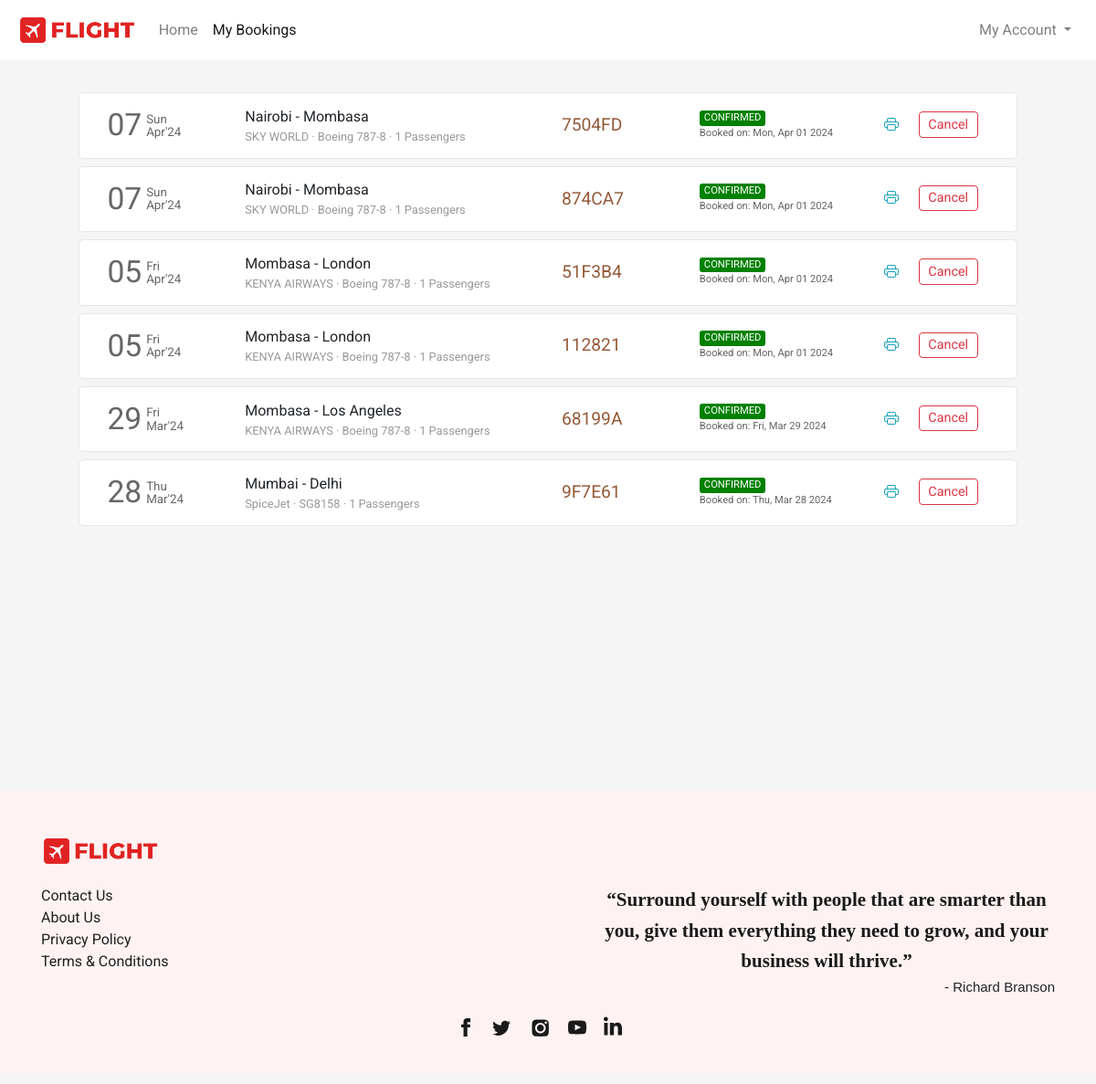
The app's page /flight/bookings (signed in) with its own data.
### flight/models.py (models this page shows, shortened)
class Ticket(models.Model):
    user = models.ForeignKey(User,on_delete=models.CASCADE,related_name="bookings", blank=True, null=True)
    ref_no = models.CharField(max_length=6, unique=True)
    passengers = models.ManyToManyField(Passenger, related_name="flight_tickets")
    flight = models.ForeignKey(Flight, on_delete=models.CASCADE, related_name="tickets", blank=True, null=True)
    flight_ddate = models.DateField(blank=True, null=True)
    flight_adate = models.DateField(blank=True, null=True)
    flight_fare = models.FloatField(blank=True,null=True)
    other_charges = models.FloatField(blank=True,null=True)
    coupon_used = models.CharField(max_length=15,blank=True)
    coupon_discount = models.FloatField(default=0.0)
    total_fare = models.FloatField(blank=True, null=True)
    seat_class = models.CharField(max_length=20, choices=SEAT_CLASS)
    booking_date = models.DateTimeField(default=datetime.now)
    mobile = models.CharField(max_length=20,blank=True)
    email = models.EmailField(max_length=45, blank=True)
    status = models.CharField(max_length=45, choices=TICKET_STATUS)

class Flight(models.Model):
    origin = models.ForeignKey(Place, on_delete=models.CASCADE, related_name="departures")
    destination = models.ForeignKey(Place, on_delete=models.CASCADE, related_name="arrivals")
    depart_time = models.TimeField(auto_now=False, auto_now_add=False)
    depart_day = models.ManyToManyField(Week, related_name="flights_of_the_day")
    duration = models.DurationField(null=True)
    arrival_time = models.TimeField(auto_now=False, auto_now_add=False)
    plane = models.CharField(max_length=24)
    airline = models.CharField(max_length=64)
    economy_fare = models.FloatField(null=True)
    business_fare = models.FloatField(null=True)
    first_fare = models.FloatField(null=True)

class Place(models.Model):
    city = models.CharField(max_length=64)
    airport = models.CharField(max_length=64)
    code = models.CharField(max_length=3)
    country = models.CharField(max_length=64)

### flight/views.py (the view)
# urls.py: path('flight/bookings', views.bookings, name="bookings"),
def bookings(request):
    if request.user.is_authenticated:
        tickets = Ticket.objects.filter(user=request.user).order_by('-booking_date')
        return render(request, 'flight/bookings.html', {
            'page': 'bookings',
            'tickets': tickets
        })
    else:
        return HttpResponseRedirect(reverse('login'))

### flight/templates/flight/bookings.html (shortened to what this page needs)
{% extends 'flight/layout.html' %}
{% load static %}
{% block head %}
    <link rel="stylesheet" href="{% static 'css/bookings_style.css' %}">
{% endblock head %}
{% block body %}
    <section class="section section1">
        <div class="container">
            {% if tickets %}
                {% for ticket in tickets %}
                    <div class="row each-booking-div" id="{{ticket.ref_no}}">
                        <div class="col-2" style="display: flex;">
                            <div style="display: flex; color: #666666; margin-top: auto;">
                                <div>
                                    <span style="font-size: 2.1em;">{{ticket.flight_ddate | date:"d"}}</span>
                                </div>
                                <div style="font-size: smaller; display: flex; margin: auto 0; padding-left: 5px; line-height: 1em;">
                                    <div style="margin: auto;">
                                        <div style="margin-bottom: 1px;">{{ticket.flight_ddate | date:"D"}}</div>
                                        <div style="margin-top: 1px;">{{ticket.flight_ddate | date:"M'y"}}</div>
                                    </div>
                                </div>
                            </div>
                        </div>
                        <div class="col-4 middle-div">
                            <div style="width:100%">
                                <div class="row places-div" style=" display: flex;">
                                    <div style="max-width: 45%;">{{ticket.flight.origin.city}}</div>
                                    <div>&nbsp;-&nbsp;</div>
                                    <div style="max-width: 45%;">{{ticket.flight.destination.city}}</div>
                                </div>
                                <div class="row places-div" style="font-size: .8em; color: #999999; ">
                                    <div style="max-width: 100%;">{{ticket.flight.airline}} &middot; {{ticket.flight.plane}} &middot; {{ticket.passengers.count}} Passengers</div>
                                </div>
                            </div>
                        </div>
                        <div class="col-2 middle-div">
                            <div style="font-size: 1.2em; color: #945937;">{{ticket.ref_no}}</div>
                        </div>
                        <div class="col-2 middle-div">
                            <div>
                                <div class="row status-div">
                                    {% if ticket.status == 'CONFIRMED' %}
                                        <div class="green">{{ticket.status}}</div>
                                    {% endif %}
                                </div>
                                <div class="row booking-date-div" style="font-size: .7em; color: #666;">
                                    {% if ticket.status == 'CONFIRMED' %}
                                        Booked on: {{ticket.booking_date | date:"D, M d Y"}}
                                    {% endif %}
                                </div>
                            </div>
                        </div>
                        <div class="col-2 last-div">
                            <div>
                                <div class="ticket-action-div">
                                    {% if ticket.status == 'CONFIRMED' %}
                                        <form action="{% url 'getticket' %}" method="get" target="_blank">
                                            <button type="submit" class="btn btn-outline-info btnp pbtn">
                                            </button>
                                        </form>
                                        <button class="btn btn-outline-danger btnp cbtn"  data-ref="{{ticket.ref_no}}" onclick="popup(this)">Cancel</button>
                                    {% endif %}
                                </div>
                            </div>
                        </div>
                    </div>
                {% endfor %}
            {% endif %}
        </div>
    </section>
{% endblock %}

### flight/templates/flight/layout.html (shortened to what this page needs)
{% load static %}
<!DOCTYPE html>
<html lang="en">
<head>
  <link rel="stylesheet" href="https://stackpath.bootstrapcdn.com/bootstrap/4.4.1/css/bootstrap.min.css">
  <link rel="stylesheet" href="https://use.typekit.net/cav5lva.css">
  <link rel="stylesheet" href="{% static 'css/layout_style.css' %}">
  {% block head %}
  {% endblock %}
</head>
<body>
  <div class="container-fluid">
    <nav class="navbar navbar-expand-lg navbar-light">
      <a class="navbar-brand" href="{% url 'index' %}">
          <img src="{% static 'img/icon_logo.png' %}" height="34" alt="">
      </a>
      <div class="collapse navbar-collapse" id="navbarSupportedContent">
        <ul class="navbar-nav mr-auto">
          <li class="nav-item {% if not page %}active{% endif %}">
            <a class="nav-link" href="{% url 'index' %}">Home</a>
          </li>
          <li class="nav-item {% if page == 'bookings' %}active{% endif %}">
            <a class="nav-link" href="{% url 'bookings' %}">My Bookings</a>
          </li>
        </ul>
        <ul class="navbar-nav">
          {% if not user.is_authenticated %}
            <li class="nav-item">
              <button class="btn btn-outline-danger" style="border-radius: 25rem;" onclick="window.location.href = '/login';">
                <svg width="1.1em" height="1.1em" viewBox="0 1.5 16 16" class="bi bi-person-fill" fill="currentColor" xmlns="http://www.w3.org/2000/svg">
                  <path fill-rule="evenodd" d="M3 14s-1 0-1-1 1-4 6-4 6 3 6 4-1 1-1 1H3zm5-6a3 3 0 1 0 0-6 3 3 0 0 0 0 6z"/>
                </svg>
                Login
              </button>
            </li>
          {% else %}
            <li class="nav-item dropdown my-account">
              <a class="nav-link dropdown-toggle" href="#" id="navbarDropdown" role="button" data-toggle="dropdown" aria-haspopup="true" aria-expanded="false">
                My Account
              </a>
            </li>
          {% endif %}
        </ul>
      </div>
    </nav>
    <main>
      {% block body %}{% endblock %}
    </main>
    <footer>
      <div class="container">
        <div>
          <div class="logo-container">
            <img src="{% static 'img/icon_logo.png' %}">
          </div>
          <div class="footer-content">
            <div class="links-container">
              <div>
                <ul class="link-list">
                  <li class="list-item"><a class="footer-links" href="{% url 'contact' %}">Contact Us</a></li>
                  <li class="list-item"><a class="footer-links" href="{% url 'aboutus' %}">About Us</a></li>
                  <li class="list-item"><a class="footer-links" href="{% url 'privacypolicy' %}">Privacy Policy</a></li>
                  <li class="list-item"><a class="footer-links" href="{% url 'termsandconditions' %}">Terms &amp; Conditions</a></li>
                </ul>
              </div>
            </div>
            <div class="quote-container">
              <div class="quote">“Surround yourself with people that are smarter than you, give them everything they need to grow, and your business will thrive.”</div>
              <div class="quote-by">- Richard Branson</div>
            </div>
          </div>
          <div class="social-links">
            <div class="social-icons">
              <a href="#" class="social-icon">
              </a>
              <a href="#" class="social-icon">
              </a>
              <a href="#" class="social-icon">
              </a>
              <a href="#" class="social-icon">
              </a>
              <a href="#" class="social-icon">
              </a>
            </div>
          </div>
        </div>
      </div>
    </footer>
  </div>
</body>
</html>

### flight/static/css/layout_style.css (style rules this page uses)
body { margin: 0px; padding: 0px; font-family: "Rubik", sans-serif; font-weight: normal; font-style: normal; min-width: 250px; }
.container-fluid { padding-left: 0px; padding-right: 0px; }
.navbar { padding: .7rem 1.2rem; background-color: #fff; transition-duration: .2s; }
.section { background-size: cover; background-position: center; background-repeat: no-repeat; padding: 30px 50px; min-height: 100vh; }
footer { background-color: rgb(255,242,242); margin-top: 0px; padding-top: 1px; }
footer .container > div { font-family: Barlow, sans-serif; margin: 48px 0px 10px; flex-shrink: 0; max-width: 100%; overflow: hidden; }
.footer-content { padding-top: 20px; display: flex; -webkit-box-pack: justify; justify-content: space-between; }
.links-container { text-align: left; flex-direction: row; display: flex; }
.quote-container { text-align: right; }
.logo-container img { width: 130px; }
.links-container > div { flex: 1 0 0px; }
.links-container > div ul { padding-inline-start: 0px; margin-block-start: 0px; margin-block-end: 0px; list-style-type: none; margin-right: 50px; }
.footer-links { white-space: nowrap; color: rgb(31, 31, 31); text-decoration: underline solid rgb(255, 255, 255); transition: all 0.1s ease 0s; }
.quote-container .quote { font-family: utopia-std, serif; text-align: center; color: rgb(26, 26, 26); max-width: 500px; margin: auto; font-size: 21px; font-weight: 600; line-height: 1.6; }
.quote-container .quote-by { font-family: sans-serif; font-size: 15px; }
.social-icons { list-style-type: none; display: flex; margin: 0px auto; padding: 20px 0px; width: 100%; max-width: 200px; justify-content: space-evenly; }
.social-icons a { height: 44px; width: 44px; }

### flight/static/css/bookings_style.css (style rules this page uses)
* { font-family: 'Roboto', sans-serif; }
body { background-color: #f5f5f5; word-wrap: break-word; }
.container { cursor: pointer; }
.each-booking-div { width: 96%; margin: 5px auto 8px auto; transition-duration: .4s; padding: 10px 15px; background-color: #fff; border: 1px solid #e6e6e6; border-radius: 5px; }
.btnp { padding: .15rem .6rem; font-size: .9em; margin-top: 3px; margin-bottom: 5px; }
.each-booking-div > div { display: flex; overflow: auto; }
.each-booking-div > div > div { margin-top: auto; margin-bottom: auto; width: 100%; }
.green, .red, .orange { border-radius: 3px; color: white; padding-left: 5px; padding-right: 5px; font-size: .7em; }
.green { background-color: green; }
.ticket-action-div { display: flex; justify-content: space-evenly; }
.pbtn, .rbtn { border: 0; }

### records on screen
Ticket: flight_ddate "07", flight_ddate "Sun", flight_ddate "Apr'24", flight.origin.city "Nairobi", flight.destination.city "Mombasa", flight.airline "SKY WORLD", flight.plane "Boeing 787-8", passengers.count "1", ref_no "7504FD", status "CONFIRMED", booking_date "Mon, Apr 01 2024"
Ticket: flight_ddate "07", flight_ddate "Sun", flight_ddate "Apr'24", flight.origin.city "Nairobi", flight.destination.city "Mombasa", flight.airline "SKY WORLD", flight.plane "Boeing 787-8", passengers.count "1", ref_no "874CA7", status "CONFIRMED", booking_date "Mon, Apr 01 2024"
Ticket: flight_ddate "05", flight_ddate "Fri", flight_ddate "Apr'24", flight.origin.city "Mombasa", flight.destination.city "London", flight.airline "KENYA AIRWAYS", flight.plane "Boeing 787-8", passengers.count "1", ref_no "51F3B4", status "CONFIRMED", booking_date "Mon, Apr 01 2024"
Ticket: flight_ddate "05", flight_ddate "Fri", flight_ddate "Apr'24", flight.origin.city "Mombasa", flight.destination.city "London", flight.airline "KENYA AIRWAYS", flight.plane "Boeing 787-8", passengers.count "1", ref_no "112821", status "CONFIRMED", booking_date "Mon, Apr 01 2024"
Ticket: flight_ddate "29", flight_ddate "Fri", flight_ddate "Mar'24", flight.origin.city "Mombasa", flight.destination.city "Los Angeles", flight.airline "KENYA AIRWAYS", flight.plane "Boeing 787-8", passengers.count "1", ref_no "68199A", status "CONFIRMED", booking_date "Fri, Mar 29 2024"
Ticket: flight_ddate "28", flight_ddate "Thu", flight_ddate "Mar'24", flight.origin.city "Mumbai", flight.destination.city "Delhi", flight.airline "SpiceJet", flight.plane "SG8158", passengers.count "1", ref_no "9F7E61", status "CONFIRMED", booking_date "Thu, Mar 28 2024"
